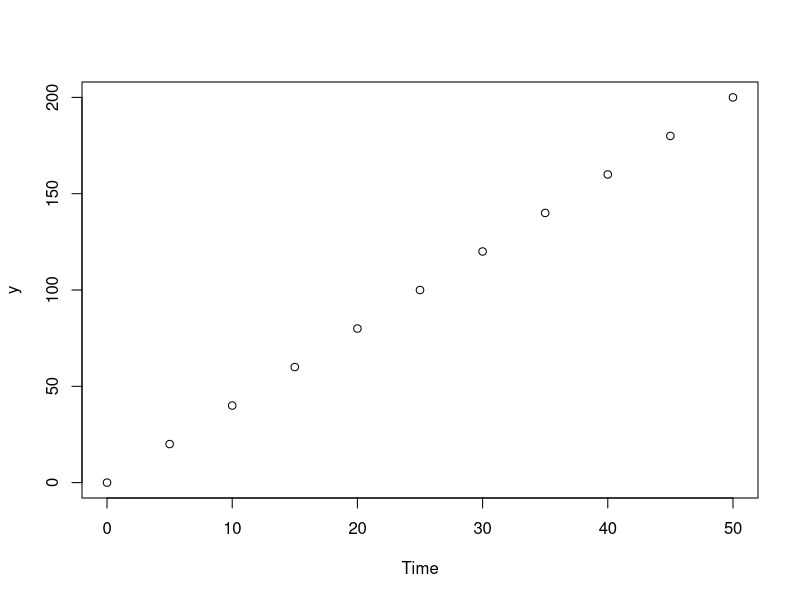
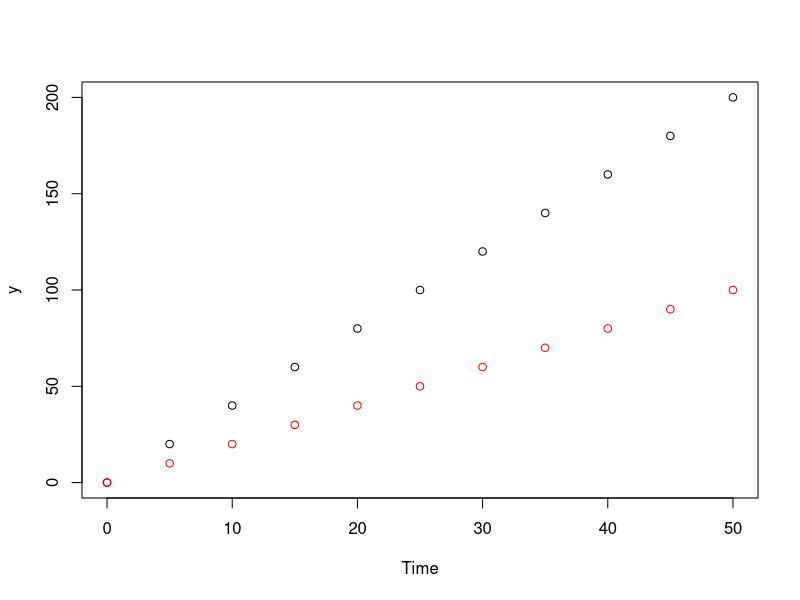
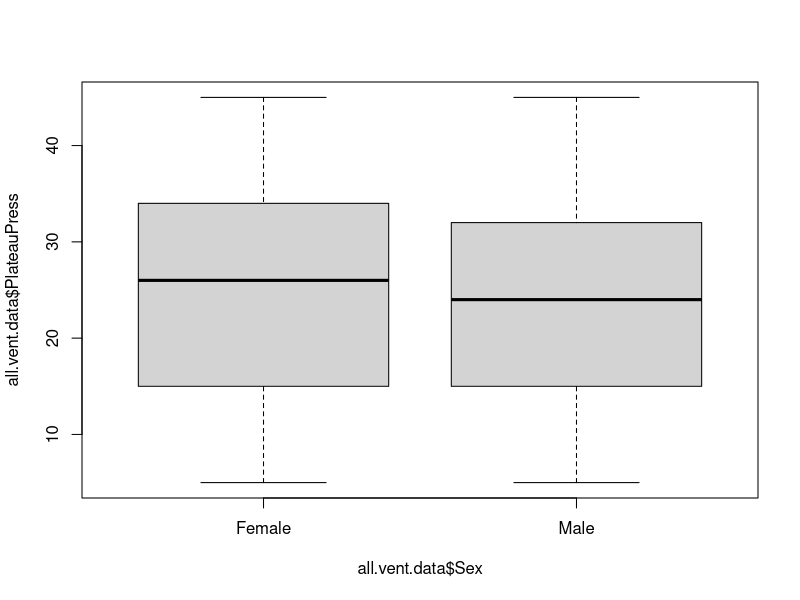
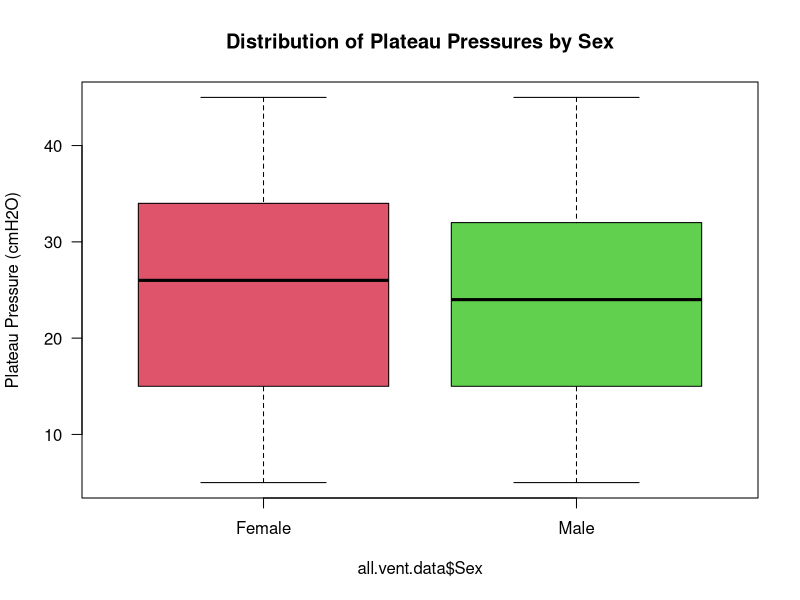
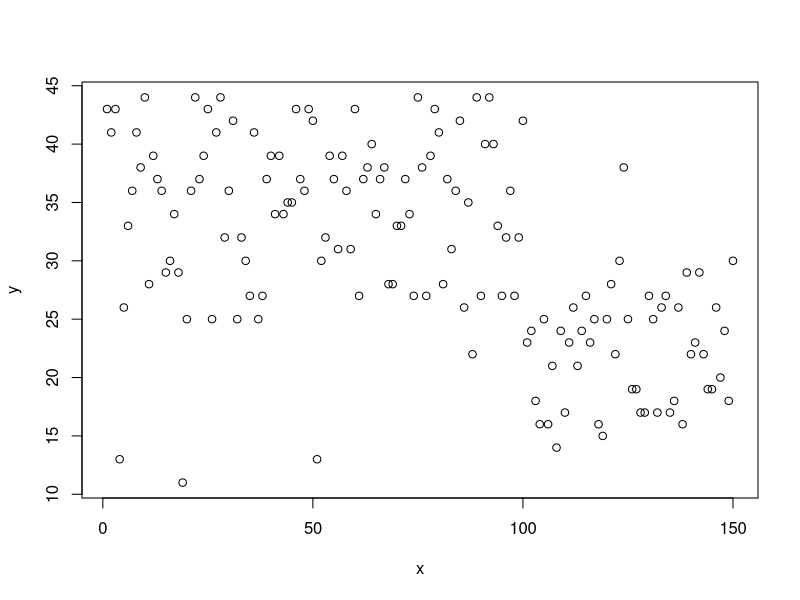
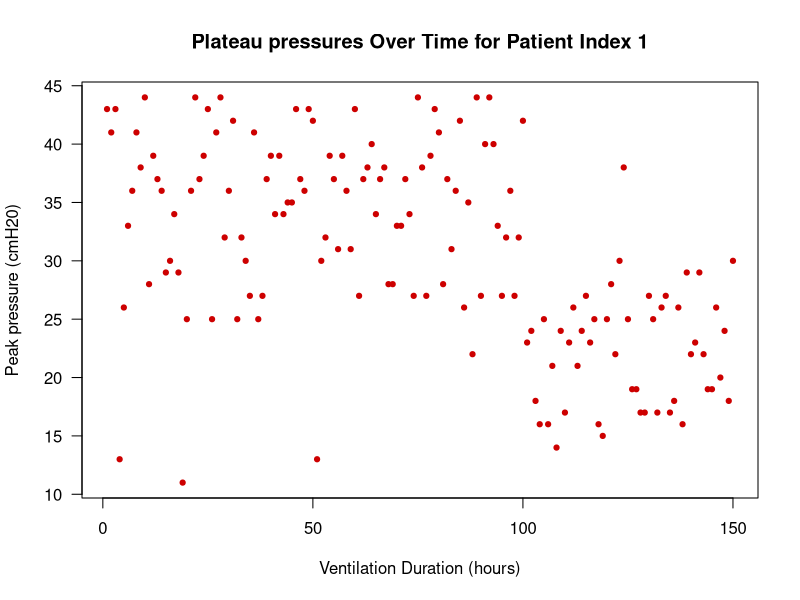
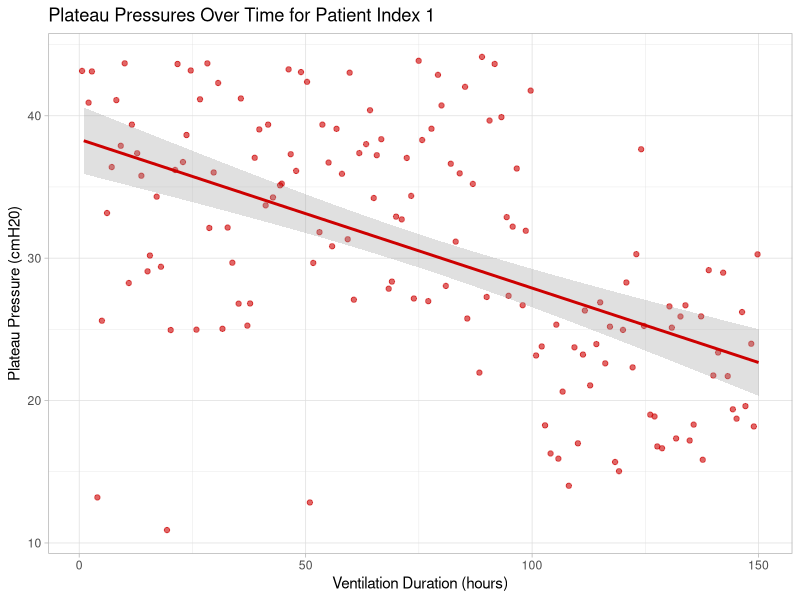

Here is the R script that generated these plots, in order: (Note: this script raises an error after producing the figures.)
## ---- chunk 1
a <- c('John', 'Paul', 'George', 'Ringo')
a
b <- c(200, 515, 180, 160)

b / 2
b
b <- b / 2
b
## ---- chunk 2
e <- c(a, b)
e
e <- data.frame(a, b)
e
## ---- chunk 3
colnames(e) <- c('Beatle', 'Net_Worth')
e
## ---- chunk 4
e$Net_Worth <- e$Net_Worth / 2

e

# or 
e[,2] <- e[,2] / 2

e
## ---- chunk 5
x <- seq(0, 50, 5)
y <- seq(0 , 200, 20)
## ---- chunk 6
plot(x, y, xlab = 'Time')
## ---- chunk 7
y2 <- seq(0, 100, 10)
## ---- chunk 8
plot(x, y, xlab = 'Time')
points(x, y2, col = 'red')
## ---- chunk 9
vent.data <- read.csv("data.csv", header=TRUE)
demographics <- read.csv("demographics.csv", header = TRUE)
## ---- chunk 10
summary(vent.data)
summary(demographics)
## ---- chunk 11
unique(vent.data[,1])
unique(demographics[,1])
## ---- chunk 12
length(unique(vent.data[,1]))
length(unique(demographics[,1]))
## ---- chunk 13
colnames(vent.data)[1] <- 'Hospital_No'

head(vent.data)
# remember to store your merged data in a new variable / data frame
all.vent.data <- merge(vent.data, 
                       demographics, 
                       by ='Hospital_No')
head(all.vent.data)

## ---- chunk 14
# going back to the original data frame 'vent.data '

vent.data$index <- as.integer(factor(vent.data$Hospital_No, levels= unique(vent.data$Hospital_No)))
head(vent.data)
tail(vent.data)

# looks good, so remerge like we did before
all.vent.data <- merge(vent.data, demographics, by ='Hospital_No')
head(all.vent.data)
# and now reorder using the order () function
all.vent.data <- all.vent.data[order(all.vent.data$index),]
head(all.vent.data)

## ---- chunk 15
all.vent.data$Sex <- factor(all.vent.data$Sex, 
                            levels = c("Female", "Male"))
## ---- chunk 16
boxplot(all.vent.data$PlateauPress ~ all.vent.data$Sex)
## ---- chunk 17
boxplot(all.vent.data$PlateauPress ~ all.vent.data$Sex, col = c(2,3), main = 'Distribution of Plateau Pressures by Sex', ylab = 'Plateau Pressure (cmH2O)', las = 1)
## ---- chunk 18
x <- subset(all.vent.data$Ventilator.hour, all.vent.data$index==85)
y <- subset(all.vent.data$PlateauPress, all.vent.data$index==85)

plot(y ~ x) # or you can use plot(x, y)  the ~ identifies dependant and independant variables  

## ---- chunk 19
plot(y ~ x, xlab= 'Ventilation Duration (hours)', ylab = 'Peak pressure (cmH20)', main = 'Plateau pressures Over Time for Patient Index 1', pch= 19, cex = 0.7, las = 1, col = 'red3')
## ---- chunk 20
#print (install.packages("ggplot2"))
## ---- chunk 21
library(ggplot2)

ggplot(data.frame(x, y), aes(x = x, y= y)) +
  labs(x= 'Ventilation Duration (hours)', y = 'Plateau Pressure (cmH20)', 
       title = 'Plateau Pressures Over Time for Patient Index 1') +
  geom_jitter(color = 'red3', alpha = 0.6) + 
  geom_smooth(method = 'lm', colour = 'red3', alpha = 0.3) +
  theme_light()

## ---- chunk 22
attach(all.vent.data)

all.vent.data$Cstat <- TidalVol.ml / (PlateauPress - PEEP.cmH20)

detach(all.vent.data)
# don't forget to check that all looks ok
head(all.vent.data)

summary(all.vent.data)

## ---- chunk 23
hist(all.vent.data$Cstat, breaks  = 100)
## ---- chunk 24
hist(all.vent.data$Cstat, breaks= 100, xlim = c(-500, 1000), ylim = c(0,10000))
## ---- chunk 25
bad_data <- which(all.vent.data$Cstat < 0)
head (all.vent.data[bad_data, ], 15) #look at the top 15 'bad' rows
